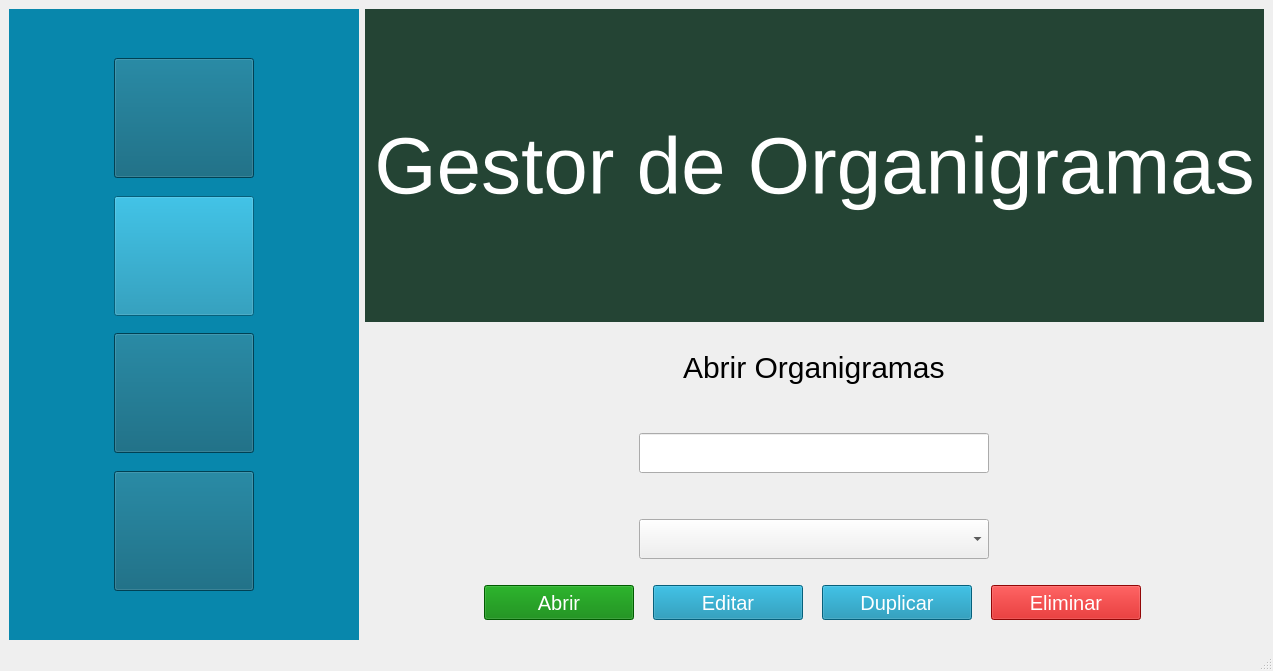
<?xml version="1.0" encoding="UTF-8"?>
<ui version="4.0">
 <class>MainWindow</class>
 <widget class="QMainWindow" name="MainWindow">
  <property name="geometry">
   <rect>
    <x>0</x>
    <y>0</y>
    <width>1257</width>
    <height>671</height>
   </rect>
  </property>
  <property name="sizePolicy">
   <sizepolicy hsizetype="Preferred" vsizetype="Preferred">
    <horstretch>0</horstretch>
    <verstretch>0</verstretch>
   </sizepolicy>
  </property>
  <property name="windowTitle">
   <string>MainWindow</string>
  </property>
  <widget class="QWidget" name="centralwidget">
   <layout class="QGridLayout" name="gridLayout">
    <item row="1" column="1">
     <layout class="QVBoxLayout" name="verticalLayout_2">
      <property name="topMargin">
       <number>0</number>
      </property>
      <property name="bottomMargin">
       <number>20</number>
      </property>
      <item alignment="Qt::AlignHCenter|Qt::AlignVCenter">
       <widget class="QLabel" name="label_2">
        <property name="styleSheet">
         <string notr="true">font-size:30px</string>
        </property>
        <property name="text">
         <string>Abrir Organigramas</string>
        </property>
       </widget>
      </item>
      <item alignment="Qt::AlignHCenter|Qt::AlignVCenter">
       <widget class="QLineEdit" name="lineEdit_2">
        <property name="minimumSize">
         <size>
          <width>350</width>
          <height>40</height>
         </size>
        </property>
        <property name="maximumSize">
         <size>
          <width>16777215</width>
          <height>16777215</height>
         </size>
        </property>
        <property name="styleSheet">
         <string notr="true">font-size:20px</string>
        </property>
       </widget>
      </item>
      <item alignment="Qt::AlignHCenter|Qt::AlignVCenter">
       <widget class="QComboBox" name="comboBox">
        <property name="sizePolicy">
         <sizepolicy hsizetype="Expanding" vsizetype="Fixed">
          <horstretch>0</horstretch>
          <verstretch>0</verstretch>
         </sizepolicy>
        </property>
        <property name="minimumSize">
         <size>
          <width>350</width>
          <height>40</height>
         </size>
        </property>
        <property name="styleSheet">
         <string notr="true">font-size:20px</string>
        </property>
       </widget>
      </item>
      <item>
       <layout class="QGridLayout" name="gridLayout_2" rowstretch="0" rowminimumheight="0">
        <property name="sizeConstraint">
         <enum>QLayout::SetDefaultConstraint</enum>
        </property>
        <property name="leftMargin">
         <number>100</number>
        </property>
        <property name="rightMargin">
         <number>100</number>
        </property>
        <property name="horizontalSpacing">
         <number>0</number>
        </property>
        <item row="0" column="1">
         <widget class="QPushButton" name="pushButton_2">
          <property name="sizePolicy">
           <sizepolicy hsizetype="Fixed" vsizetype="Fixed">
            <horstretch>0</horstretch>
            <verstretch>0</verstretch>
           </sizepolicy>
          </property>
          <property name="minimumSize">
           <size>
            <width>150</width>
            <height>35</height>
           </size>
          </property>
          <property name="cursor">
           <cursorShape>PointingHandCursor</cursorShape>
          </property>
          <property name="styleSheet">
           <string notr="true">font-size:20px;background-color:#0887ac;color:white</string>
          </property>
          <property name="text">
           <string>Editar</string>
          </property>
         </widget>
        </item>
        <item row="0" column="0">
         <widget class="QPushButton" name="pushButton">
          <property name="sizePolicy">
           <sizepolicy hsizetype="Fixed" vsizetype="Fixed">
            <horstretch>0</horstretch>
            <verstretch>0</verstretch>
           </sizepolicy>
          </property>
          <property name="minimumSize">
           <size>
            <width>150</width>
            <height>35</height>
           </size>
          </property>
          <property name="cursor">
           <cursorShape>PointingHandCursor</cursorShape>
          </property>
          <property name="styleSheet">
           <string notr="true">font-size:20px;background-color:green;color:white</string>
          </property>
          <property name="text">
           <string>Abrir</string>
          </property>
         </widget>
        </item>
        <item row="0" column="2">
         <widget class="QPushButton" name="pushButton_3">
          <property name="sizePolicy">
           <sizepolicy hsizetype="Fixed" vsizetype="Fixed">
            <horstretch>0</horstretch>
            <verstretch>0</verstretch>
           </sizepolicy>
          </property>
          <property name="minimumSize">
           <size>
            <width>150</width>
            <height>35</height>
           </size>
          </property>
          <property name="cursor">
           <cursorShape>PointingHandCursor</cursorShape>
          </property>
          <property name="styleSheet">
           <string notr="true">font-size:20px;background-color:#0887ac;color:white</string>
          </property>
          <property name="text">
           <string>Duplicar</string>
          </property>
         </widget>
        </item>
        <item row="0" column="3" alignment="Qt::AlignVCenter">
         <widget class="QPushButton" name="pushButton_4">
          <property name="sizePolicy">
           <sizepolicy hsizetype="Fixed" vsizetype="Fixed">
            <horstretch>0</horstretch>
            <verstretch>0</verstretch>
           </sizepolicy>
          </property>
          <property name="minimumSize">
           <size>
            <width>150</width>
            <height>35</height>
           </size>
          </property>
          <property name="styleSheet">
           <string notr="true">font-size:20px;background-color:#CB0808;color:white</string>
          </property>
          <property name="text">
           <string>Eliminar</string>
          </property>
         </widget>
        </item>
       </layout>
      </item>
     </layout>
    </item>
    <item row="0" column="0" rowspan="2">
     <layout class="QVBoxLayout" name="verticalLayout_7">
      <item>
       <widget class="QFrame" name="horizontalFrame">
        <property name="enabled">
         <bool>true</bool>
        </property>
        <property name="sizePolicy">
         <sizepolicy hsizetype="Preferred" vsizetype="Preferred">
          <horstretch>0</horstretch>
          <verstretch>0</verstretch>
         </sizepolicy>
        </property>
        <property name="minimumSize">
         <size>
          <width>350</width>
          <height>550</height>
         </size>
        </property>
        <property name="maximumSize">
         <size>
          <width>300</width>
          <height>16777215</height>
         </size>
        </property>
        <property name="layoutDirection">
         <enum>Qt::LeftToRight</enum>
        </property>
        <property name="autoFillBackground">
         <bool>false</bool>
        </property>
        <property name="styleSheet">
         <string notr="true">background-color:#0887ac</string>
        </property>
        <property name="frameShape">
         <enum>QFrame::NoFrame</enum>
        </property>
        <layout class="QHBoxLayout" name="verticalLayout_5">
         <property name="spacing">
          <number>0</number>
         </property>
         <property name="sizeConstraint">
          <enum>QLayout::SetDefaultConstraint</enum>
         </property>
         <property name="leftMargin">
          <number>0</number>
         </property>
         <property name="topMargin">
          <number>0</number>
         </property>
         <property name="rightMargin">
          <number>0</number>
         </property>
         <property name="bottomMargin">
          <number>0</number>
         </property>
         <item>
          <layout class="QVBoxLayout" name="verticalLayout_3">
           <property name="spacing">
            <number>0</number>
           </property>
           <property name="sizeConstraint">
            <enum>QLayout::SetMaximumSize</enum>
           </property>
           <property name="leftMargin">
            <number>0</number>
           </property>
           <property name="topMargin">
            <number>40</number>
           </property>
           <property name="rightMargin">
            <number>0</number>
           </property>
           <property name="bottomMargin">
            <number>40</number>
           </property>
           <item alignment="Qt::AlignHCenter|Qt::AlignVCenter">
            <widget class="QPushButton" name="pushButton_9">
             <property name="sizePolicy">
              <sizepolicy hsizetype="Minimum" vsizetype="Expanding">
               <horstretch>0</horstretch>
               <verstretch>0</verstretch>
              </sizepolicy>
             </property>
             <property name="minimumSize">
              <size>
               <width>140</width>
               <height>120</height>
              </size>
             </property>
             <property name="maximumSize">
              <size>
               <width>400</width>
               <height>400</height>
              </size>
             </property>
             <property name="cursor">
              <cursorShape>PointingHandCursor</cursorShape>
             </property>
             <property name="mouseTracking">
              <bool>false</bool>
             </property>
             <property name="tabletTracking">
              <bool>false</bool>
             </property>
             <property name="focusPolicy">
              <enum>Qt::StrongFocus</enum>
             </property>
             <property name="layoutDirection">
              <enum>Qt::LeftToRight</enum>
             </property>
             <property name="styleSheet">
              <string notr="true">image: url(:/crear organigrama/iconos/abrir-agregar-carpeta.png);background-color:#005B75</string>
             </property>
             <property name="text">
              <string/>
             </property>
            </widget>
           </item>
           <item alignment="Qt::AlignHCenter|Qt::AlignVCenter">
            <widget class="QPushButton" name="pushButton_10">
             <property name="sizePolicy">
              <sizepolicy hsizetype="Minimum" vsizetype="Expanding">
               <horstretch>0</horstretch>
               <verstretch>0</verstretch>
              </sizepolicy>
             </property>
             <property name="minimumSize">
              <size>
               <width>140</width>
               <height>120</height>
              </size>
             </property>
             <property name="maximumSize">
              <size>
               <width>400</width>
               <height>400</height>
              </size>
             </property>
             <property name="cursor">
              <cursorShape>PointingHandCursor</cursorShape>
             </property>
             <property name="styleSheet">
              <string notr="true">image: url(:/crear organigrama/iconos/carpeta-abierta.png)</string>
             </property>
             <property name="text">
              <string/>
             </property>
            </widget>
           </item>
           <item alignment="Qt::AlignHCenter|Qt::AlignVCenter">
            <widget class="QPushButton" name="pushButton_11">
             <property name="sizePolicy">
              <sizepolicy hsizetype="Minimum" vsizetype="Expanding">
               <horstretch>0</horstretch>
               <verstretch>0</verstretch>
              </sizepolicy>
             </property>
             <property name="minimumSize">
              <size>
               <width>140</width>
               <height>120</height>
              </size>
             </property>
             <property name="maximumSize">
              <size>
               <width>400</width>
               <height>400</height>
              </size>
             </property>
             <property name="cursor">
              <cursorShape>PointingHandCursor</cursorShape>
             </property>
             <property name="styleSheet">
              <string notr="true">image: url(:/crear organigrama/iconos/Organigrama/grupo-de-usuarios.png);background-color:#005B75</string>
             </property>
             <property name="text">
              <string/>
             </property>
            </widget>
           </item>
           <item alignment="Qt::AlignHCenter|Qt::AlignVCenter">
            <widget class="QPushButton" name="pushButton_12">
             <property name="sizePolicy">
              <sizepolicy hsizetype="Minimum" vsizetype="Expanding">
               <horstretch>0</horstretch>
               <verstretch>0</verstretch>
              </sizepolicy>
             </property>
             <property name="minimumSize">
              <size>
               <width>140</width>
               <height>120</height>
              </size>
             </property>
             <property name="maximumSize">
              <size>
               <width>400</width>
               <height>400</height>
              </size>
             </property>
             <property name="cursor">
              <cursorShape>PointingHandCursor</cursorShape>
             </property>
             <property name="styleSheet">
              <string notr="true">image: url(:/crear organigrama/iconos/archivo-pdf.png);background-color:#005B75</string>
             </property>
             <property name="text">
              <string/>
             </property>
            </widget>
           </item>
          </layout>
         </item>
        </layout>
       </widget>
      </item>
     </layout>
    </item>
    <item row="0" column="1">
     <layout class="QHBoxLayout" name="horizontalLayout_2">
      <item>
       <widget class="QFrame" name="verticalFrame">
        <property name="sizePolicy">
         <sizepolicy hsizetype="Expanding" vsizetype="Preferred">
          <horstretch>0</horstretch>
          <verstretch>0</verstretch>
         </sizepolicy>
        </property>
        <property name="minimumSize">
         <size>
          <width>0</width>
          <height>250</height>
         </size>
        </property>
        <property name="maximumSize">
         <size>
          <width>16777215</width>
          <height>16777215</height>
         </size>
        </property>
        <property name="styleSheet">
         <string notr="true">background-color:#244434</string>
        </property>
        <layout class="QVBoxLayout" name="verticalLayout_4">
         <item>
          <widget class="QLabel" name="label_11">
           <property name="sizePolicy">
            <sizepolicy hsizetype="Expanding" vsizetype="Preferred">
             <horstretch>0</horstretch>
             <verstretch>0</verstretch>
            </sizepolicy>
           </property>
           <property name="maximumSize">
            <size>
             <width>100000</width>
             <height>100000</height>
            </size>
           </property>
           <property name="styleSheet">
            <string notr="true">font-size:80px;color:white;text-align:center;</string>
           </property>
           <property name="text">
            <string>Gestor de Organigramas</string>
           </property>
           <property name="alignment">
            <set>Qt::AlignCenter</set>
           </property>
          </widget>
         </item>
        </layout>
       </widget>
      </item>
     </layout>
    </item>
   </layout>
  </widget>
  <widget class="QStatusBar" name="statusbar"/>
 </widget>
 <resources>
  <include location="crear.qrc"/>
 </resources>
 <connections/>
</ui>
